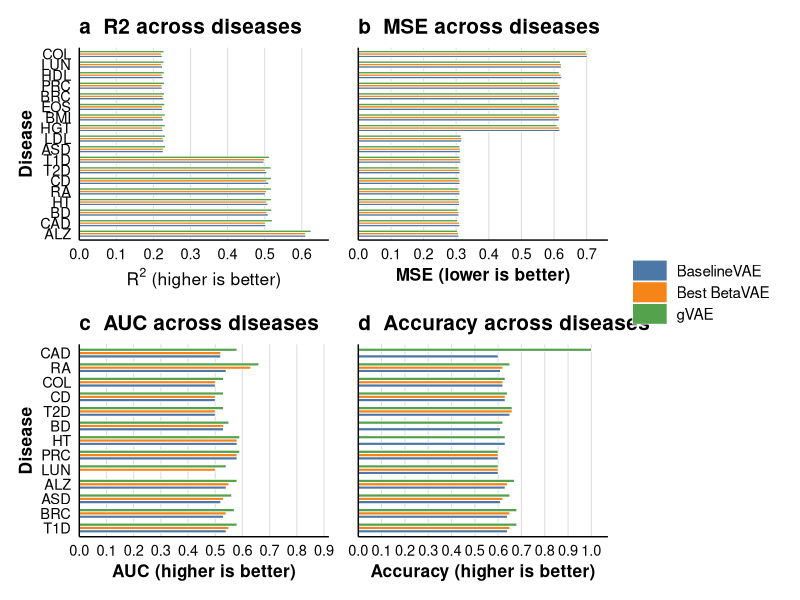
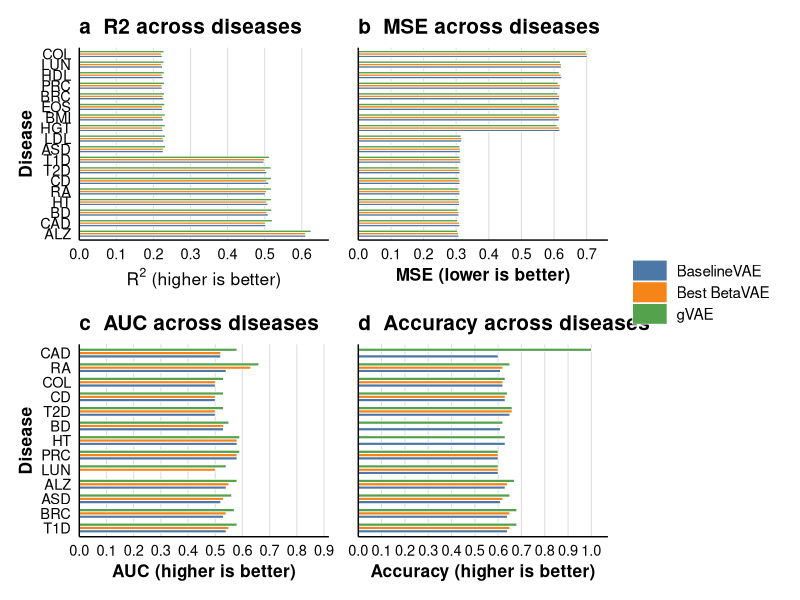
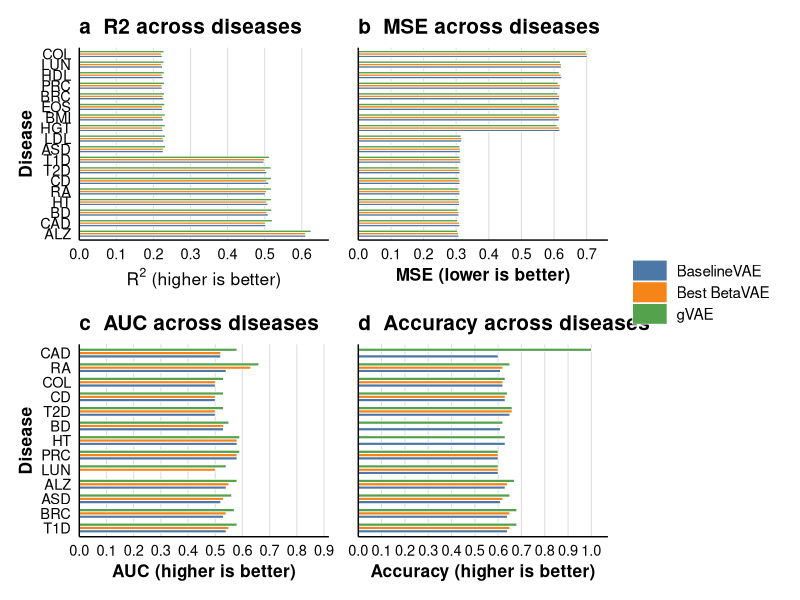
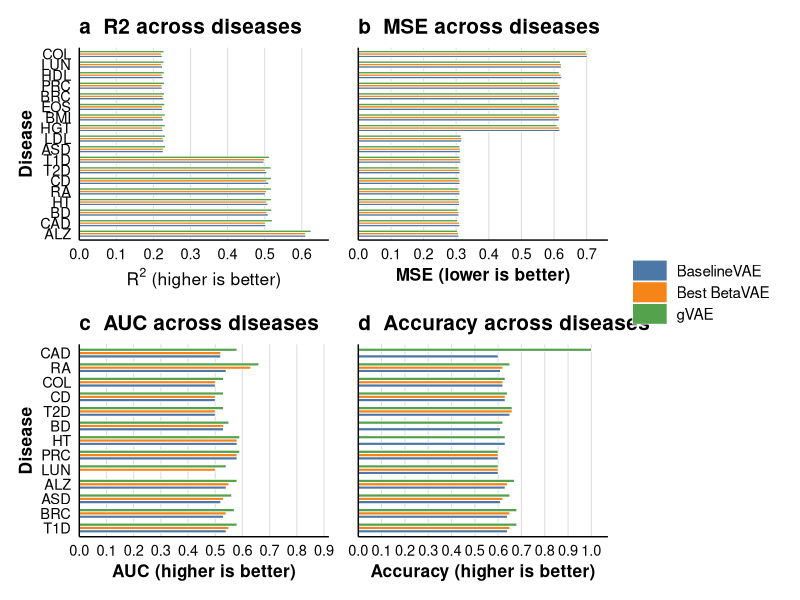

Source code (R) for these figures, in order:
# ============================================================
# Reconstruction performance (R2, MSE) + Classification performance (AUC, Accuracy)
# Top row   : R2, MSE
# Bottom row: AUC, Accuracy
# ============================================================

library(tidyverse)
library(patchwork)
library(scales)
library(grid)

# ------------------------------------------------------------
# 1. EXACT RESULTS TABLES
# ------------------------------------------------------------

r2_df <- tribble(
  ~Disease, ~Winning_config, ~Best_BetaVAE_model, ~BaselineVAE, ~Best_BetaVAE, ~gVAE,
  "ALZ", "2000_30_3", "BetaVAE_NS1_beta4.0",  0.6106922626495361, 0.609825849533081,  0.6247621774673462,
  "ASD", "500_150_3", "BetaVAE_NS1_beta2.0",  0.2260158061981201, 0.2262905836105346, 0.2323955297470092,
  "BD",  "300_50_3",  "BetaVAE_NS1_beta1.0",  0.5089702606201172, 0.5056077241897583, 0.5188989639282227,
  "BMI", "1000_200_3","BetaVAE_NS1_beta1.0",  0.2264045476913452, 0.2240012884140014, 0.2313598394393921,
  "BRC", "100_150_3", "BetaVAE_NS1_beta10.0", 0.2272084951400756, 0.2254742383956909, 0.2296843528747558,
  "CAD", "1000_200_3","BetaVAE_NS1_beta4.0",  0.5026177167892456, 0.5021295547485352, 0.5204927921295166,
  "CD",  "500_10_4",  "BetaVAE_NS1_beta10.0", 0.5108280181884766, 0.5054274797439575, 0.5174707174301147,
  "COL", "2000_50_3", "BetaVAE_NS1_beta2.0",  0.2234412431716919, 0.2213938236236572, 0.2283813953399658,
  "EOS", "500_100_3", "BetaVAE_NS1_beta4.0",  0.2239528894424438, 0.2244377136230468, 0.2302440404891967,
  "HDL", "1500_100_3","BetaVAE_NS1_beta4.0",  0.2254906892776489, 0.2230046987533569, 0.2288961410522461,
  "HGT", "500_200_3", "BetaVAE_NS1_beta10.0", 0.2255029678344726, 0.224324345588684,  0.2314707040786743,
  "HT",  "300_200_3", "BetaVAE_NS1_beta2.0",  0.5083924531936646, 0.504989743232727,  0.5178546905517578,
  "LDL", "300_10_4",  "BetaVAE_NS1_beta10.0", 0.2278167009353637, 0.2257157564163208, 0.2317585945129394,
  "LUN", "1500_100_3","BetaVAE_NS1_beta2.0",  0.2242103815078735, 0.2219314575195312, 0.2284609079360962,
  "PRC", "500_50_3",  "BetaVAE_NS1_beta1.0",  0.2232238054275512, 0.2228304147720337, 0.2295091152191162,
  "RA",  "1000_100_3","BetaVAE_NS1_beta1.0",  0.5021249055862427, 0.5044149160385132, 0.517654538154602,
  "T1D", "1500_150_3","BetaVAE_NS1_beta10.0", 0.4978233575820923, 0.4997483491897583, 0.5123106241226196,
  "T2D", "1500_200_3","BetaVAE_NS1_beta4.0",  0.505638599395752,  0.501976490020752,  0.5167604684829712
)

mse_df <- tribble(
  ~Disease, ~Winning_config, ~Best_BetaVAE_model, ~BaselineVAE, ~Best_BetaVAE, ~gVAE,
  "ALZ", "50_30_2",   "BetaVAE_NS1_beta4.0",  0.7014084,  0.7008923,  0.6984466,
  "ASD", "150_10_2",  "BetaVAE_NS1_beta4.0",  0.3125184,  0.31201315, 0.3112303,
  "BD",  "1500_10_3", "BetaVAE_NS1_beta1.0",  0.62310463, 0.62111896, 0.61565995,
  "BMI", "100_10_2",  "BetaVAE_NS1_beta1.0",  0.3099218,  0.30962297, 0.30784634,
  "BRC", "200_30_2",  "BetaVAE_NS1_beta2.0",  0.31116292, 0.3097628,  0.3044817,
  "CAD", "1500_200_2","BetaVAE_NS1_beta10.0", 0.6164986,  0.61638945, 0.6112788,
  "CD",  "50_10_2",   "BetaVAE_NS1_beta4.0",  0.6219995,  0.6222573,  0.6192775,
  "COL", "1500_200_2","BetaVAE_NS1_beta2.0",  0.31135643, 0.31135184, 0.3085121,
  "EOS", "10_150_2",  "BetaVAE_NS1_beta1.0",  0.31655934, 0.31636736, 0.3143928,
  "HDL", "50_10_2",   "BetaVAE_NS1_beta10.0", 0.31344342, 0.31286812, 0.31118155,
  "HGT", "200_100_2", "BetaVAE_NS1_beta1.0",  0.30821535, 0.30829054, 0.3056116,
  "HT",  "2000_10_2", "BetaVAE_NS1_beta1.0",  0.6174503,  0.6158403,  0.60882175,
  "LDL", "200_100_2", "BetaVAE_NS1_beta4.0",  0.3080554,  0.30686557, 0.30397,
  "LUN", "2000_30_2", "BetaVAE_NS1_beta10.0", 0.3112213,  0.31089926, 0.30796993,
  "PRC", "1500_30_2", "BetaVAE_NS1_beta10.0", 0.3113779,  0.31125924, 0.3085889,
  "RA",  "2000_200_2","BetaVAE_NS1_beta2.0",  0.6157896,  0.61553437, 0.6108086,
  "T1D", "2000_150_3","BetaVAE_NS1_beta10.0", 0.61532044, 0.61667395, 0.61048436,
  "T2D", "200_10_2",  "BetaVAE_NS1_beta4.0",  0.61818,    0.6184932,  0.6123673
)

auc_df <- tribble(
  ~Disease, ~BaselineVAE, ~Best_BetaVAE, ~gVAE,
  "CAD",    0.52,         0.52,          0.58,
  "RA",     0.54,         0.63,          0.66,
  "COL",    0.50,         0.50,          0.53,
  "CD",     0.50,         0.50,          0.53,
  "T2D",    0.50,         0.50,          0.53,
  "BD",     0.53,         0.53,          0.55,
  "HT",     0.58,         0.58,          0.59,
  "PRC",    0.58,         0.58,          0.59,
  "LUN",    0.00,         0.50,          0.54,
  "ALZ",    0.54,         0.55,          0.58,
  "ASD",    0.52,         0.53,          0.56,
  "BRC",    0.53,         0.54,          0.57,
  "T1D",    0.54,         0.55,          0.58
)

acc_df <- tribble(
  ~Disease, ~BaselineVAE, ~Best_BetaVAE, ~gVAE,
  "T2D",    0.60,         0.00,          1.00,
  "RA",     0.61,         0.62,          0.65,
  "CAD",    0.62,         0.62,          0.63,
  "CD",     0.63,         0.63,          0.64,
  "BD",     0.65,         0.66,          0.66,
  "COL",    0.61,         0.00,          0.62,
  "LUN",    0.63,         0.00,          0.63,
  "HT",     0.60,         0.60,          0.60,
  "PRC",    0.60,         0.60,          0.60,
  "ALZ",    0.63,         0.64,          0.67,
  "ASD",    0.61,         0.62,          0.65,
  "BRC",    0.64,         0.65,          0.68,
  "T1D",    0.64,         0.65,          0.68
)

to_long <- function(df, metric_name) {
  df %>%
    select(Disease, BaselineVAE, Best_BetaVAE, gVAE) %>%
    pivot_longer(cols = -Disease, names_to = "Model", values_to = "Value") %>%
    mutate(
      Metric = metric_name,
      Model = factor(
        Model,
        levels = c("BaselineVAE", "Best_BetaVAE", "gVAE"),
        labels = c("BaselineVAE", "Best BetaVAE", "gVAE")
      )
    )
}

r2_long <- to_long(r2_df, "R2")
mse_long <- to_long(mse_df, "MSE")
auc_long <- to_long(auc_df, "AUC")
acc_long <- to_long(acc_df, "Accuracy")

r2_order <- c("COL", "LUN", "HDL", "PRC", "BRC", "EOS", "BMI", "HGT", "LDL", "ASD", "T1D", "T2D", "CD", "RA", "HT", "BD", "CAD", "ALZ")
mse_order <- c("ALZ", "CD", "BD", "T2D", "CAD", "RA", "T1D", "HT", "EOS", "ASD", "HDL", "PRC", "COL", "LUN", "BMI", "HGT", "BRC", "LDL")
auc_order <- c("CAD", "RA", "COL", "CD", "T2D", "BD", "HT", "PRC", "LUN", "EOS", "ALZ", "ASD", "BMI", "BRC", "HDL", "HGT", "LDL", "T1D")
acc_order <- c("T2D", "RA", "CAD", "CD", "BD", "COL", "LUN", "HT", "PRC", "EOS", "ALZ", "ASD", "BMI", "BRC", "HDL", "HGT", "LDL", "T1D")

r2_long <- r2_long %>% mutate(Disease = factor(Disease, levels = rev(r2_order)))
mse_long <- mse_long %>% mutate(Disease = factor(Disease, levels = rev(mse_order)))
auc_long <- auc_long %>% mutate(Disease = factor(Disease, levels = rev(auc_order)))
acc_long <- acc_long %>% mutate(Disease = factor(Disease, levels = rev(acc_order)))

model_colors <- c("BaselineVAE" = "#4C78A8", "Best BetaVAE" = "#F58518", "gVAE" = "#54A24B")

theme_journal <- function() {
  theme_minimal(base_size = 13, base_family = "sans") +
    theme(
      plot.title = element_text(size = 15, face = "bold", hjust = 0),
      axis.title.x = element_text(size = 12.5, face = "bold"),
      axis.title.y = element_text(size = 12.5, face = "bold"),
      axis.text = element_text(size = 10.5, colour = "black"),
      panel.grid.major.y = element_blank(),
      panel.grid.minor = element_blank(),
      panel.grid.major.x = element_line(colour = "grey88", linewidth = 0.4),
      axis.line = element_line(colour = "black", linewidth = 0.5),
      legend.title = element_blank(),
      legend.text = element_text(size = 11),
      legend.position = "right",
      legend.key.height = unit(0.55, "cm"),
      legend.key.width = unit(0.9, "cm"),
      plot.margin = margin(8, 10, 8, 8),
      strip.text = element_text(face = "bold")
    )
}

make_panel <- function(data, title, xlab, xlim_max, xticks = waiver(), ylab = "Disease") {
  ggplot(data, aes(x = Value, y = Disease, fill = Model)) +
    geom_col(position = position_dodge2(width = 0.72, preserve = "single"), width = 0.68, colour = "white", linewidth = 0.25) +
    scale_fill_manual(values = model_colors, drop = FALSE) +
    scale_x_continuous(limits = c(0, xlim_max), breaks = xticks, expand = expansion(mult = c(0, 0.02))) +
    labs(title = title, x = xlab, y = ylab) +
    theme_journal()
}

p_r2 <- make_panel(r2_long, "a  R2 across diseases", expression(R^2 ~ "(higher is better)"), 0.66, seq(0, 0.6, by = 0.1), "Disease")
p_mse <- make_panel(mse_long, "b  MSE across diseases", "MSE (lower is better)", 0.75, seq(0, 0.7, by = 0.1), NULL) + theme(axis.text.y = element_blank(), axis.ticks.y = element_blank())
p_auc <- make_panel(auc_long, "c  AUC across diseases", "AUC (higher is better)", 0.90, seq(0, 0.9, by = 0.1), "Disease")
p_acc <- make_panel(acc_long, "d  Accuracy across diseases", "Accuracy (higher is better)", 1.05, seq(0, 1.0, by = 0.1), NULL) + theme(axis.text.y = element_blank(), axis.ticks.y = element_blank())

final_plot <- (p_r2 | p_mse) / (p_auc | p_acc) + plot_layout(guides = "collect") & theme(legend.position = "right", plot.background = element_rect(fill = "white", colour = NA))
print(final_plot)

save_pdf_device <- if (capabilities("cairo")) cairo_pdf else "pdf"
ggsave("Figure_R2_MSE_AUC_Accuracy_across_diseases_high_impact.pdf", final_plot, width = 16, height = 11, units = "in", dpi = 600, device = save_pdf_device, bg = "white")
ggsave("Figure_R2_MSE_AUC_Accuracy_across_diseases_high_impact.png", final_plot, width = 16, height = 11, units = "in", dpi = 600, bg = "white")
ggsave("Figure_R2_MSE_AUC_Accuracy_across_diseases_high_impact.tiff", final_plot, width = 16, height = 11, units = "in", dpi = 600, compression = "lzw", bg = "white")
